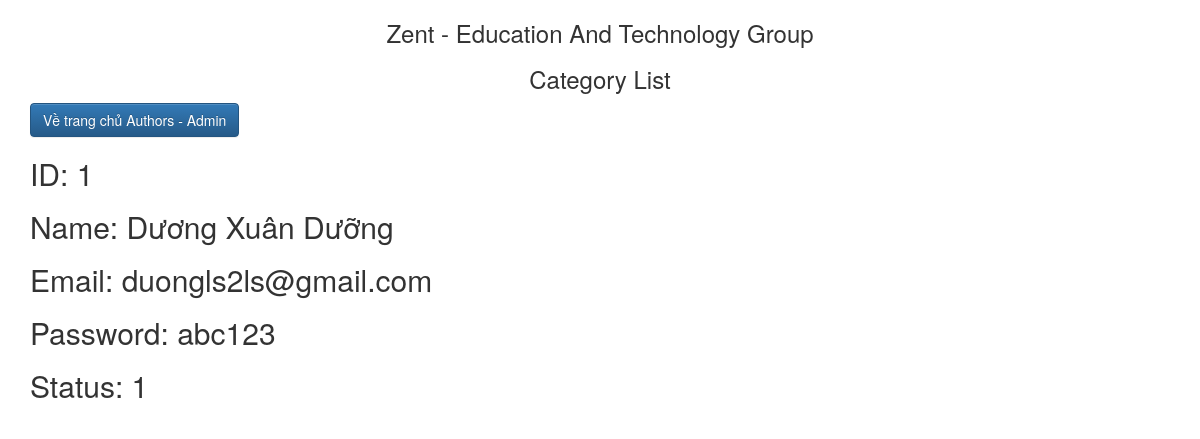
Page /Admin/authors/authors_detail.php?id=1 on the earlier database version.
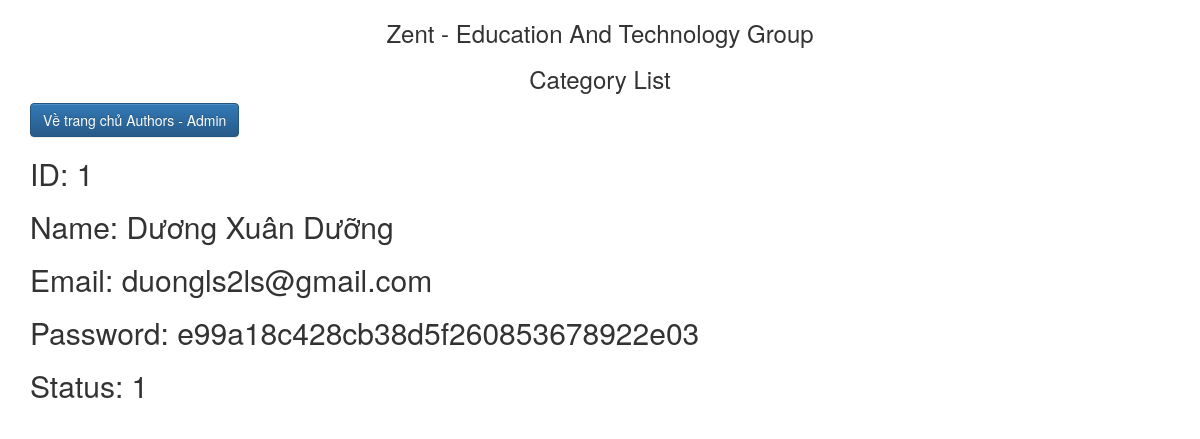
Same page on the later database version.
### tables this page shows
CREATE TABLE `authors`  (
  `id` int(11) NOT NULL AUTO_INCREMENT,
  `name` varchar(255) NULL DEFAULT NULL,
  `email` varchar(255) NULL DEFAULT NULL,
  `password` varchar(255) NULL DEFAULT NULL,
  `status` int(255) NULL DEFAULT NULL,
  PRIMARY KEY (`id`) USING BTREE
);

### Admin/authors/authors_detail.php (the view, shortened to what this page needs)
<?php
    require_once('../../connection.php');
    $id = $_GET['id'];
	$query_ad_authorsid=  "SELECT * from authors where id=".$id."";
	$result_ad_authorsid = $conn->query($query_ad_authorsid);
    $authors_ad_1 = $result_ad_authorsid->fetch_assoc();
?>
<!DOCTYPE html>
<html>
<head>
    <link rel="stylesheet" href="http://netdna.bootstrapcdn.com/bootstrap/3.1.1/css/bootstrap.min.css">
    <link rel="stylesheet" href="http://netdna.bootstrapcdn.com/bootstrap/3.1.1/css/bootstrap-theme.min.css">
</head>
<body>
    <div class="container">
    <h3 align="center">Zent - Education And Technology Group</h3>
    <h3 align="center">Category List</h3>
    <a href="authors.php" type="button" class="btn btn-primary">Về trang chủ Authors - Admin</a>
    <h2>ID: <?=$authors_ad_1['id']?></h2>
    <h2>Name: <?=$authors_ad_1['name'] ?></h2>
    <h2>Email: <?=$authors_ad_1['email']?></h2>
    <h2>Password: <?=$authors_ad_1['password'] ?></h2>
    <h2>Status: <?=$authors_ad_1['status'] ?></h2>
</body>
</html>

Differences in the rows shown:
changed authors "Dương Xuân Dưỡng": password "abc123" → "e99a18c428cb38d5f260853678922e03"
